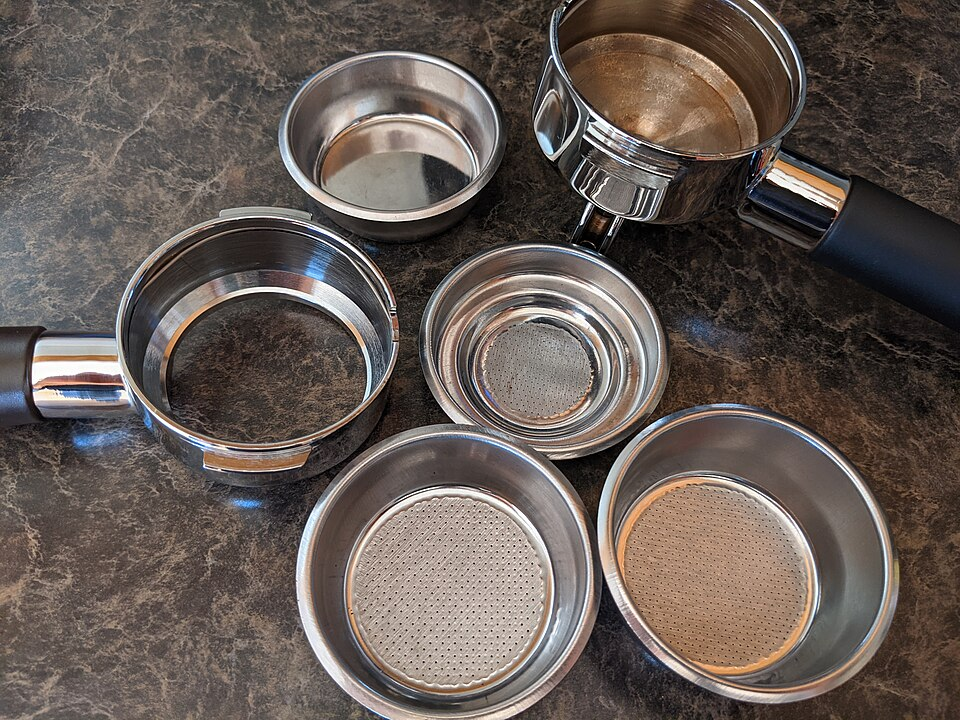
#> input picture references/object-examples/refs/portafilter.jpg, 960 x 720 px
$ python kspace_frames.py out ../references/object-examples/refs/portafilter.jpg
#> lines starting #> are read from the running program, lines starting #| are printed output that depends on the picture
#!/usr/bin/env python3
"""A real image's k-space and its partial reconstructions, as KSpaceToPicture takes them.

    python3 scripts/kspace_frames.py <out_dir> <image> [--name kspace] [--rows 256] [--frames 24] [--order centre]

An image and its k-space are a 2-D Fourier pair: the k-space is the 2-D FFT of the image, and every partial frame is
the inverse FFT of the rows written so far with the rest left at zero — filled in the order the register's reveal
lights them ('centre': the middle row, then alternately one above and one below; 'top': top to bottom). Nothing is
drawn by hand, and the full inverse is checked to return the image before anything is written.

The image is read as grey levels, padded with black to a square (a scan's background is black, and padding keeps
every part of it) and resized to rows × rows. Written into <out_dir>/media/:
  <name>.png             the k-space's log magnitude above its median (its 99.95th percentile white), shown at
                         --display px with each k-space row a block of whole pixels
  <name>_recon_NN.png    |inverse FFT| with round(rows * NN / frames) rows written, NN = 01 .. frames, all on ONE
                         white point (the full image's 99.7th percentile) so a frame's brightness says how much is
                         there; the last is the whole image
  <name>.json            the matrix, the fill order, the frames and the share of rows each holds
and, when <image> carries an attribution sidecar (<image>.json, as scripts/imagefetch.py writes one), a sidecar
beside every derived picture carrying that attribution and how the picture was derived — so the film's credit
check reads them like any other image.

Prints the beat's `shot_props` for KSpaceToPicture (the paths are relative to <out_dir>, its public dir).
"""
import argparse
import json
import os
import sys

MAX_FRAMES = 64          # KSpaceToPicture's own limit: every frame is an image the render loads


def fill_order(n, order):
    """The k-space rows (0 at the top, the zero frequency at n // 2) in the order they are written."""
    if order == "top":
        return list(range(n))
    c, out = n // 2, [n // 2]
    for d in range(1, n):
        for r in (c - d, c + d):
            if 0 <= r < n and r not in out:
                out.append(r)
    return out


def compute(gray, rows, frames, order):
    """(k-space bytes, [frame bytes], [rows written per frame]) for a rows × rows grey image (floats)."""
    import numpy as np
    a = np.asarray(gray, dtype=np.float64)
    if a.shape != (rows, rows):
        raise ValueError("the image is %r, not %d × %d" % (a.shape, rows, rows))
    if not a.max() > 0:
        raise ValueError("the image is blank — there is nothing for a k-space to hold")
    F = np.fft.fftshift(np.fft.fft2(a))
    full = np.abs(np.fft.ifft2(np.fft.ifftshift(F)))
    if not np.allclose(full, a, atol=1e-6 * max(1.0, float(a.max()))):
        raise AssertionError("the inverse transform of the full k-space does not return the image")
    hi = float(np.percentile(full, 99.7))
    if not hi > 0:
        raise ValueError("the image's 99.7th percentile is 0 — it is almost entirely black")
    seq, written, out = fill_order(rows, order), [], []
    for k in range(1, frames + 1):
        m = int(round(rows * k / frames))
        mask = np.zeros_like(F)
        mask[seq[:m], :] = 1
        rec = np.abs(np.fft.ifft2(np.fft.ifftshift(F * mask)))
        out.append(np.round(np.clip(rec / hi, 0, 1) * 255).astype(np.uint8))
        written.append(m)
    mag = np.log1p(np.abs(F))
    lo, top = np.percentile(mag, 50), np.percentile(mag, 99.95)
    kbytes = np.round(np.clip((mag - lo) / (top - lo), 0, 1) * 255).astype(np.uint8)
    return kbytes, out, written


def square_gray(path, rows):
    """The image as grey levels, padded with black to a square, resized to rows × rows."""
    from PIL import Image
    im = Image.open(path).convert("L")
    side = max(im.size)
    sq = Image.new("L", (side, side), 0)
    sq.paste(im, ((side - im.size[0]) // 2, (side - im.size[1]) // 2))
    return sq.resize((rows, rows), Image.LANCZOS)


def write(out_dir, image, name="kspace", rows=256, frames=24, order="centre", display=768):
    from PIL import Image
    import numpy as np
    if not (8 <= rows <= 4096):
        raise ValueError("--rows is the k-space's row count, 8-4096 — got %r" % rows)
    if not (1 <= frames <= MAX_FRAMES):
        raise ValueError("--frames is 1-%d (every frame is an image the render loads) — got %r" % (MAX_FRAMES, frames))
    if order not in ("centre", "top"):
        raise ValueError("--order is centre or top — got %r" % order)
    if display < rows:
        raise ValueError("--display (%d px) is smaller than the k-space (%d rows): its rows would not stay whole"
                         % (display, rows))
    kbytes, recon, written = compute(np.asarray(square_gray(image, rows), dtype=np.float64), rows, frames, order)
    media = os.path.join(out_dir, "media")
    os.makedirs(media, exist_ok=True)
    kname = "media/%s.png" % name
    Image.fromarray(kbytes, "L").resize((display, display), Image.NEAREST).save(os.path.join(out_dir, kname))
    fnames = []
    for k, b in enumerate(recon, 1):
        fn = "media/%s_recon_%02d.png" % (name, k)
        Image.fromarray(b, "L").resize((display, display), Image.BICUBIC).save(os.path.join(out_dir, fn))
        fnames.append(fn)
    rel_src = os.path.relpath(os.path.abspath(image), os.path.abspath(out_dir))
    side = image + ".json"
    if os.path.isfile(side):
        with open(side, encoding="utf-8") as fh:
            meta = json.load(fh)
        how = [(kname, "log magnitude of the 2-D FFT of the source image")] + [
            (fn, "inverse 2-D FFT of the source's k-space with %d of %d rows (%s)" % (m, rows, order))
            for fn, m in zip(fnames, written)]
        for fn, derivation in how:
            with open(os.path.join(out_dir, fn + ".json"), "w", encoding="utf-8") as fh:
                json.dump(dict(meta, derived_from=rel_src, derivation=derivation), fh, indent=2, ensure_ascii=False)
    with open(os.path.join(media, name + ".json"), "w", encoding="utf-8") as fh:
        json.dump({"source": rel_src, "matrix": rows, "fill_order": order, "frames": fnames,
                   "rows_written": written}, fh, indent=1)
    return {"srcKspace": kname, "srcFrames": fnames, "rows": rows, "order": order}


def main(argv=None):
    ap = argparse.ArgumentParser(description="A real image's k-space and partial reconstructions for KSpaceToPicture.")
    ap.add_argument("out_dir")
    ap.add_argument("image")
    ap.add_argument("--name", default="kspace")
    ap.add_argument("--rows", type=int, default=256)
    ap.add_argument("--frames", type=int, default=24)
    ap.add_argument("--order", default="centre", choices=("centre", "top"))
    ap.add_argument("--display", type=int, default=768)   # the shots draw it up to 1.37x larger than 512 (audit 2026-11-15): 3x the 256 rows, each row whole
    a = ap.parse_args(argv)
    try:
        props = write(a.out_dir, a.image, a.name, a.rows, a.frames, a.order, a.display)
#> in square_gray, `im = Image.open(path).convert("L")`:
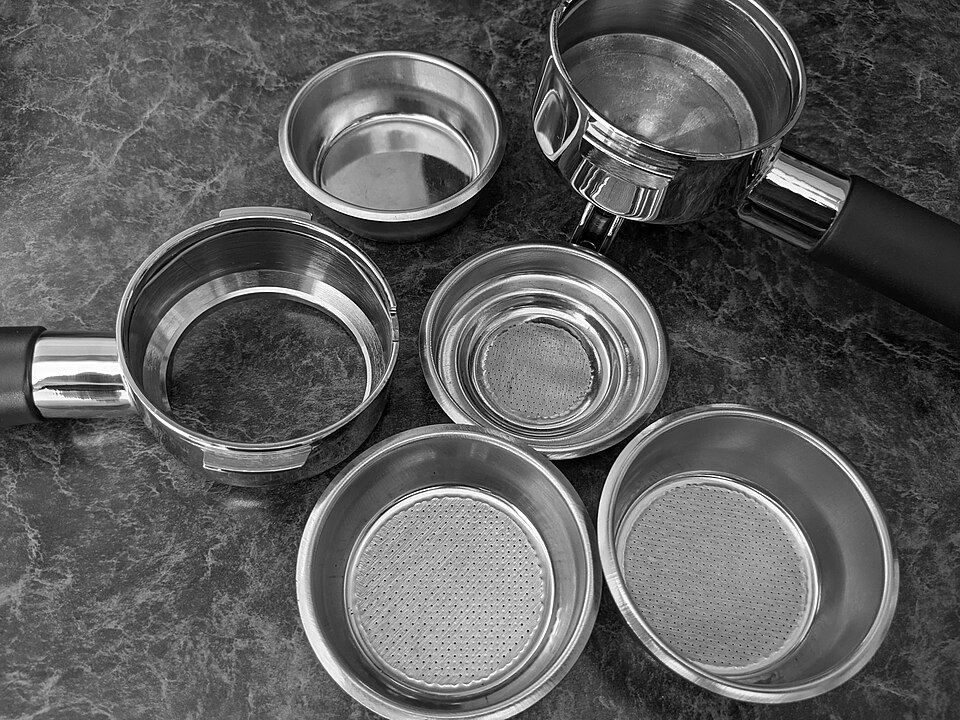
#> im: PIL image 960x720 L; min 0, max 255, mean 92.4
#> in square_gray, `sq = Image.new("L", (side, side), 0)`: sq: PIL image 960x960 L; every value is 0
#> in square_gray, `return sq.resize((rows, rows), Image.LANCZOS)`:
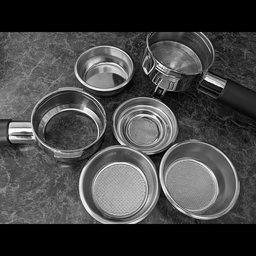
#> returned value: PIL image 256x256 L; min 0, max 255, mean 69.3
#> in compute, `hi = float(np.percentile(full, 99.7))`: hi = 239
#> the loop in compute, `for k in range(1, frames + 1):` made 24 passes
#> pass 1, in compute, `rec = np.abs(np.fft.ifft2(np.fft.ifftshift(F * mask)))`:
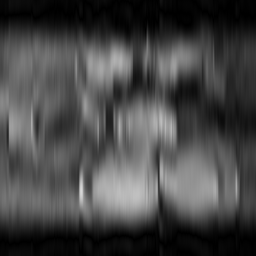
#> rec: shape (256, 256) float64; min 0.00305, max 216.4, mean 70.5
#> pass 3, in compute, `rec = np.abs(np.fft.ifft2(np.fft.ifftshift(F * mask)))`:
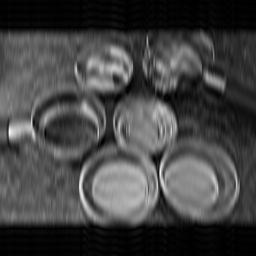
#> rec: shape (256, 256) float64; min 0.0484, max 265, mean 70.6; drawn with min black and max white
#> after the loop in compute, `for k in range(1, frames + 1):`: out = 24 items; written = [11, 21, 32, 43, 53, 64, 75, 85, 96, 107, 117, 128, 139, 149, 160, 171, 181, 192, 203, 213, 224, 235, 245, 256]
#> in compute, `mag = np.log1p(np.abs(F))`:
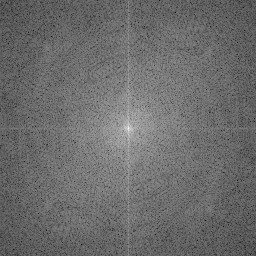
#> mag: shape (256, 256) float64; min 2.57, max 15.33, mean 7.99; drawn with min black and max white
#> in compute, `lo, top = np.percentile(mag, 50), np.percentile(mag, 99.95)`: lo = 7.97; top = 12.15
#> in compute, `kbytes = np.round(np.clip((mag - lo) / (top - lo), 0, 1) * 255).astype..`:
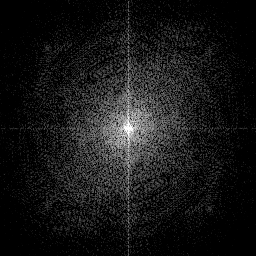
#> kbytes: shape (256, 256); min 0, max 255, mean 22.8
#> in write, `kbytes, recon, written = compute(np.asarray(square_gray(image, rows), ..`: recon = 24 items
#> in write, `Image.fromarray(kbytes, "L").resize((display, display), Image.NEAREST)..`:
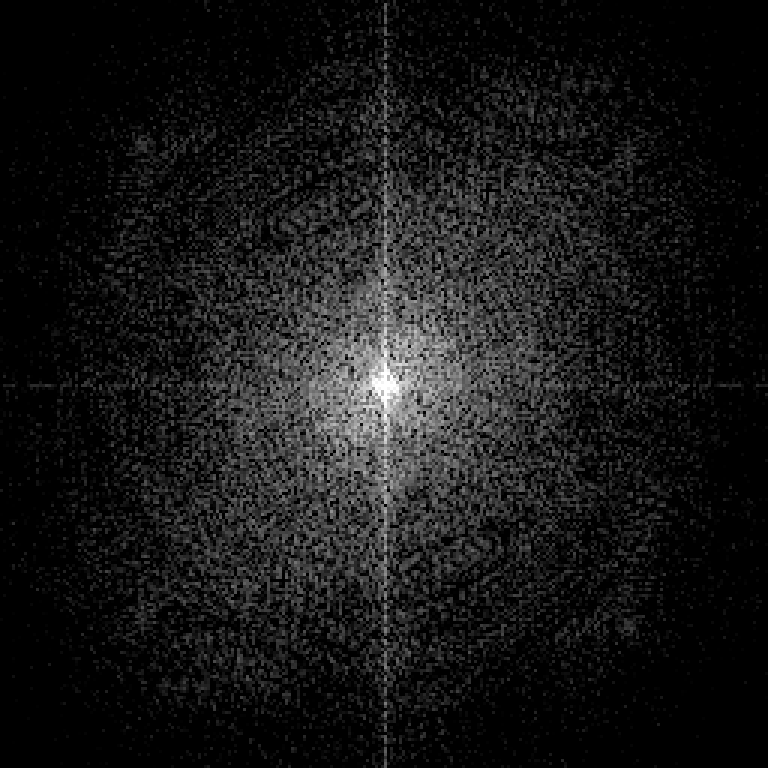
#> saved as kspace.png: PIL image 768x768 L; min 0, max 255, mean 22.8
#> the loop in write, `for k, b in enumerate(recon, 1):` made 24 passes
#> fn on passes 1 to 12: 'media/kspace_recon_01.png', 'media/kspace_recon_02.png', 'media/kspace_recon_03.png', 'media/kspace_recon_04.png', 'media/kspace_recon_05.png', 'media/kspace_recon_06.png', 'media/kspace_recon_07.png', 'media/kspace_recon_08.png', 'media/kspace_recon_09.png', 'media/kspace_recon_10.png', 'media/kspace_recon_11.png', 'media/kspace_recon_12.png'
#> after the loop in write, `for k, b in enumerate(recon, 1):`: fnames = 24 items, first 6: 'media/kspace_recon_01.png', 'media/kspace_recon_02.png', 'media/kspace_recon_03.png', 'media/kspace_recon_04.png', 'media/kspace_recon_05.png', 'media/kspace_recon_06.png'
#> props = 4 items
    except (ValueError, AssertionError, OSError) as e:
        print("[kspace_frames] REFUSED: %s" % e)
        return 1
    print("[kspace_frames] wrote %s and %d reconstructions into %s/media/" % (props["srcKspace"], len(props["srcFrames"]),
                                                                            a.out_dir))
#| [kspace_frames] wrote media/kspace.png and 24 reconstructions into out/media/
    print("[kspace_frames] the beat's shot_props (KSpaceToPicture; add its words and credit):")
    print(json.dumps(props, ensure_ascii=False))
#> (printed output is left out)
    return 0


if __name__ == "__main__":
    sys.exit(main())
#> (the program exits here)
